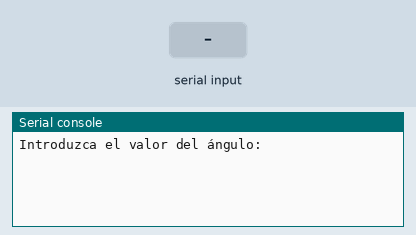
A program run on a simulated Raspberry Pi Pico running MicroPython. Parts: the last lines printed to the serial console. The inputs (shaded band) are chosen by the test bench. At 2.8 s the program stops and its outputs stay as they are.

Above: at 1.2 s.
1.3 s: "5" typed at the serial console, then Enter
At 1.9 s:
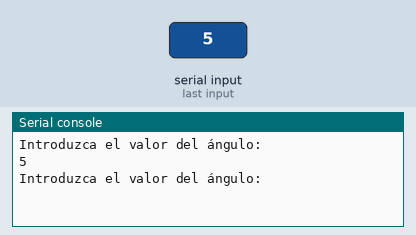
2.8 s: "fin" typed at the serial console, then Enter
At 4.0 s:
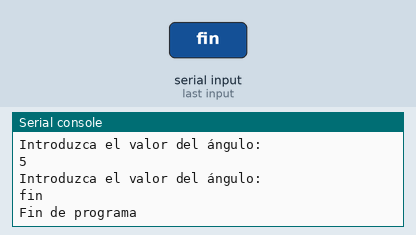

Measured:
- after the input at 1.3 s, the serial console: prints a new line at once (image 1)
- after the input at 2.8 s, the serial console: prints a new line at once (image 2)

The program:

servo_motor.py
```python
from machine import Pin,PWM    #modulos que controlan los pines y el servo
#servo actuador
servo = PWM(Pin(8))
servo.freq(50)
continuar = True
while continuar:
    a = input ("Introduzca el valor del ángulo:  ")
    if a == "fin":
        continuar = False
        servo.deinit()
        print("Fin de programa")
    else:
        ton = ((int(a) + 45)/9)
        servo.duty_ns(int(ton))
        
```
